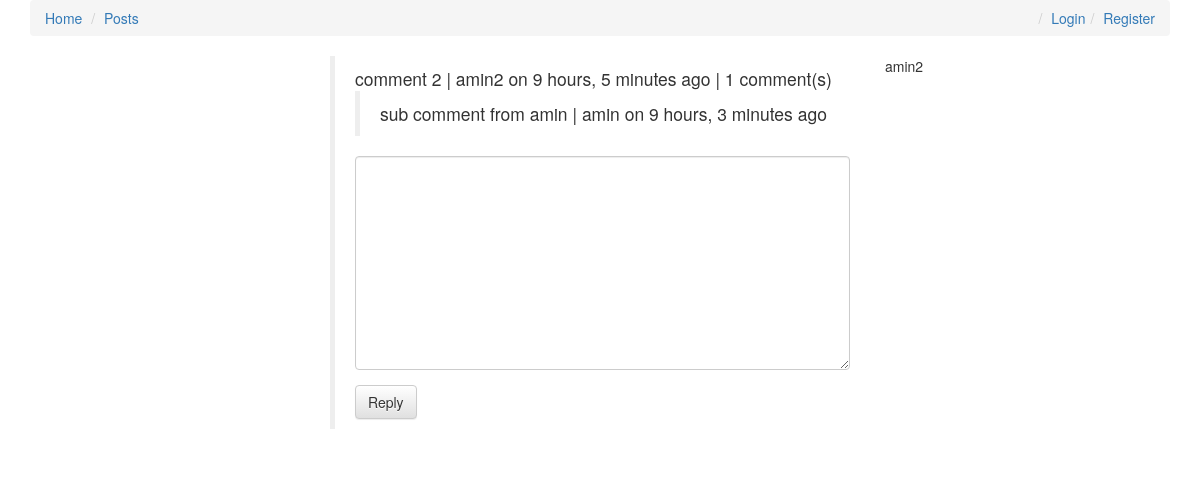
Page /comments/16/ on the committed database.
### comments/models.py (models this page shows, shortened)
class Comment(models.Model):
	user = models.ForeignKey(settings.AUTH_USER_MODEL, default=1)
	content = models.TextField()
	timestamp = models.DateTimeField(auto_now_add=True)
	content_type = models.ForeignKey(ContentType, on_delete=models.CASCADE)
	object_id = models.PositiveIntegerField()
	content_object = GenericForeignKey('content_type', 'object_id')
	parent = models.ForeignKey("self", null=True, blank=True)
	objects = CommentManager()
	class Meta:
		ordering = ["-timestamp"]
	def __str__(self):
		return str(self.user.username)
	def children(self):
		return Comment.objects.filter(parent=self)

### comments/views.py (the view, shortened to what this page needs)
# urls.py: url(r'^(?P<id>\d+)/$', comment_thread, name='thread'),
def comment_thread(request, id):
	obj = get_object_or_404(Comment, id=id)
	content_object = obj.content_object
	content_id = obj.content_object.id
	initial_data = {
		"content_type": obj.content_type,
		"object_id": obj.object_id,
	}
	form = CommentForm(request.POST or None, initial=initial_data)
	print(dir(form))
	print(form.errors)
	context = {
		"comment": obj,
		"form": form,
	}
	return render(request, "comment_thread.html", context)

### comments/forms.py
class CommentForm(forms.Form):
	content_type = forms.CharField(widget=forms.HiddenInput)
	object_id = forms.IntegerField(widget=forms.HiddenInput)
	content = forms.CharField(label="", widget=forms.Textarea)

### comments/models.py (called while the page is built)
	def all(self):
		qs = super(CommentManager, self).filter(parent=None)
		return qs

### posts/templates/comment_thread.html (shortened to what this page needs)
{% extends 'base.html' %} {% load urlify %} {% load crispy_forms_tags %} {% block head %} {{ instance.title }} {% endblock%} {% block content %} {{ comment }}
<div class="col-sm-6 col-sm-offset-3">
    <blockquote>
        <div>{{ comment.content }} | {{ comment.user }} on {{ comment.timestamp|timesince }} ago | {% if comment.children.count > 0 %} {{ comment.children.count }} comment(s) {% endif %} </div>
        <div>
            {% for j in comment.children %}
            <blockquote>
                <div>{{ j.content }} | {{ j.user }} on {{ j.timestamp|timesince }} ago</div>
            </blockquote>
            {% endfor %}
            <form action="." method="POST">
                {% csrf_token %} {{ form|crispy }}
                <input type="submit" value="Reply" class="btn btn-default">
            </form>
        </div>
    </blockquote>
</div>
{% endblock %}

### rows in the picture
Comment: user.username "amin2", content "comment 2", user "amin2", timestamp "9 hours, 5 minutes", children.count "1"
Comment: content "sub comment from amin", user "amin", timestamp "9 hours, 3 minutes"
